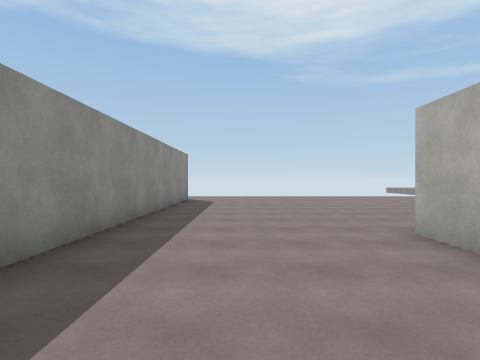
view 1 (above)

22 first-person views from a walk through a scene from a Unity 3-D project. The camera is 1.5 m above the floor, looks level and sees 80° across. The floor is counted in squares, 2 m on a side. Each view is taken from the middle of a square. On the plan, view 1 faces up. The plan holds only what a view shows up to about 10 squares ahead; the rest is blank. The place goes on beyond the plan. The player character is not drawn. Surface patterns are stand-ins for the level's own textures.

view 2
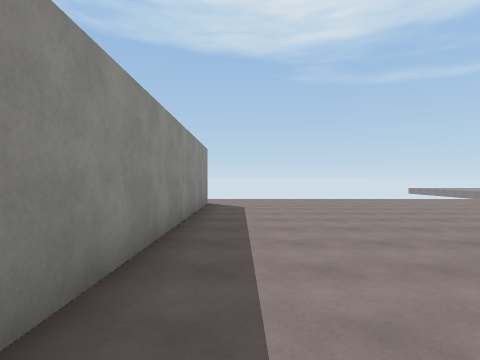

view 3
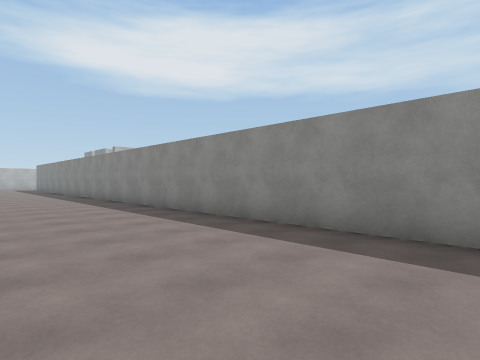

view 4
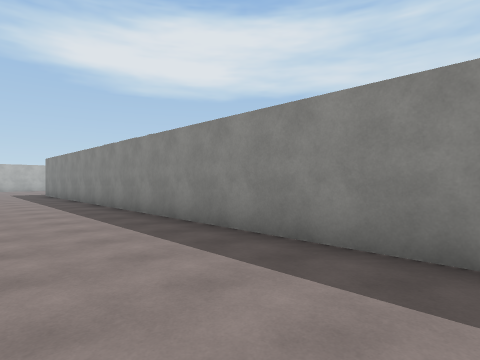

view 5
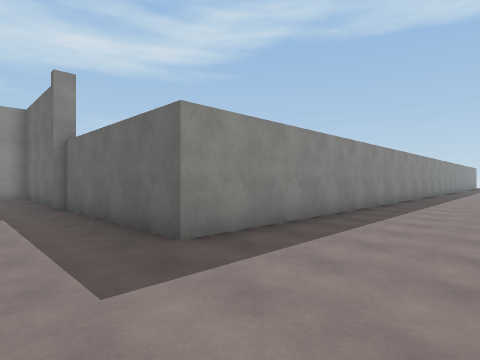

view 6
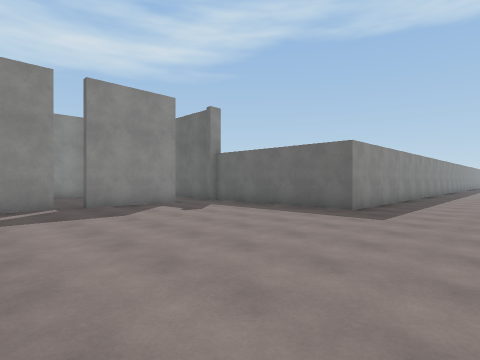

view 7
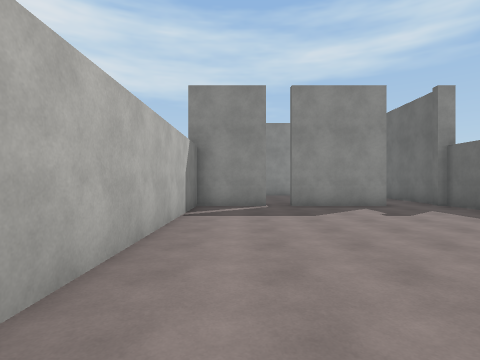

view 8
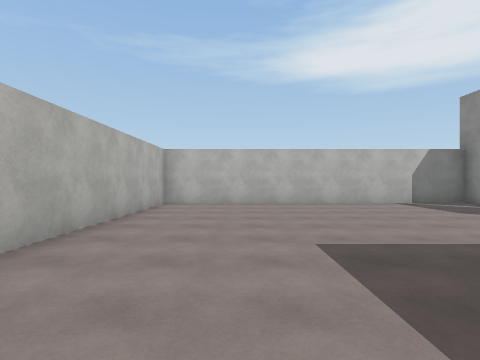

view 9
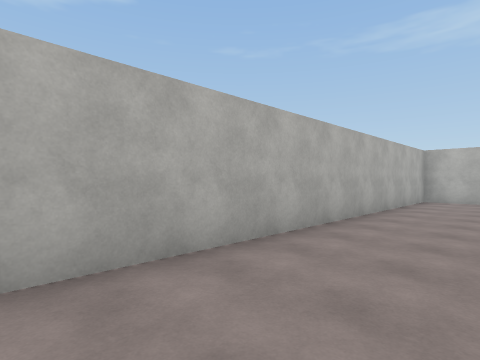

view 10
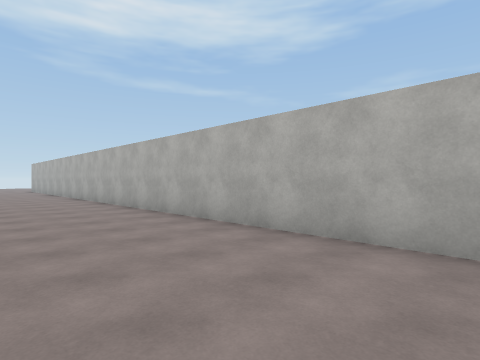

view 11
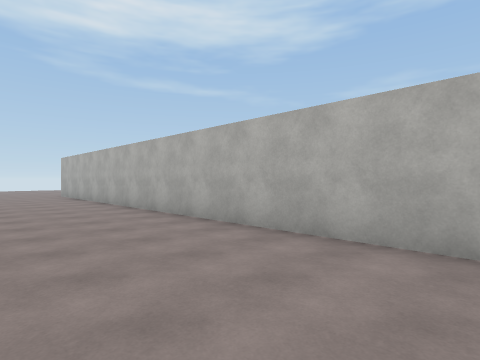

view 12
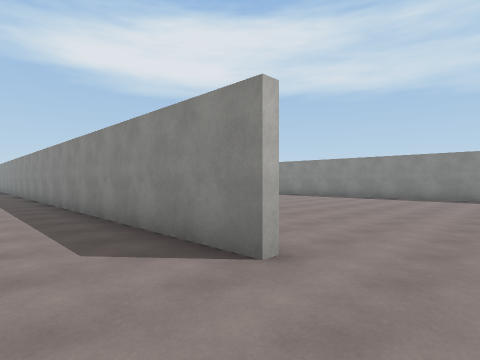

view 13
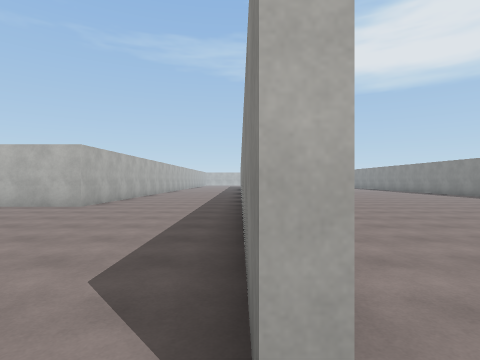

view 14
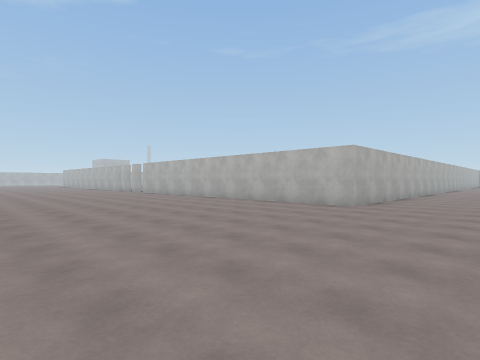

view 15
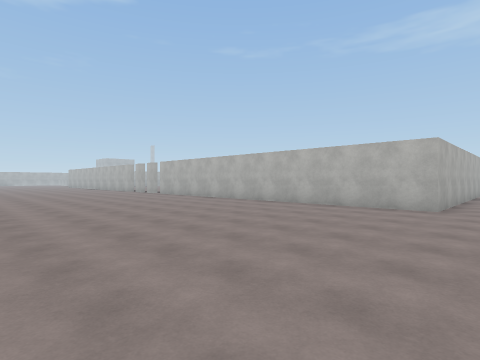

view 16
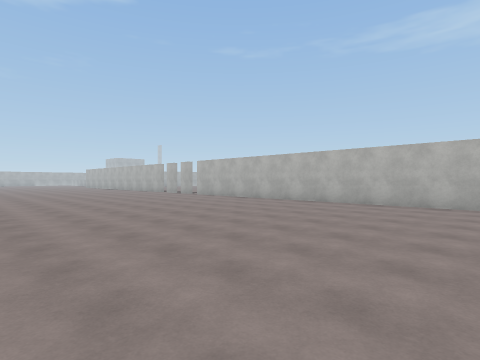

view 17
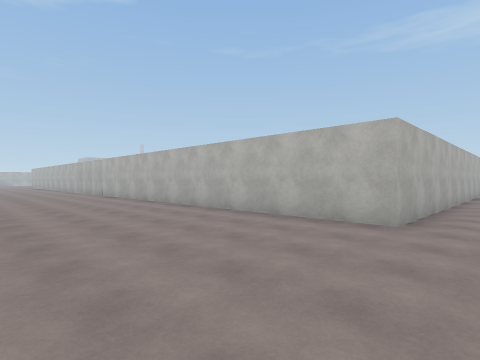

view 18
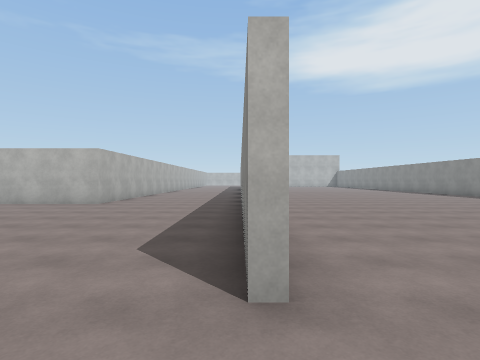

view 19
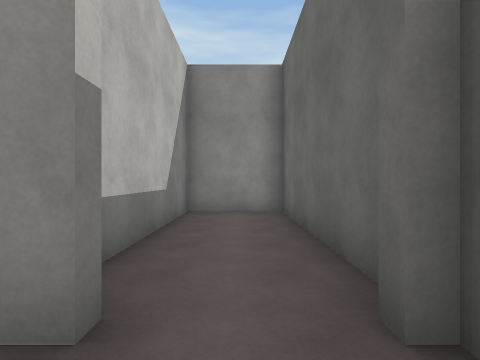

view 20
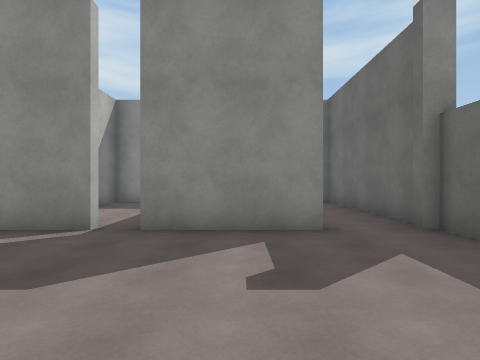

view 21
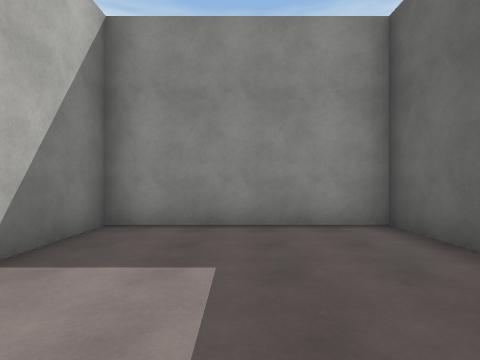

view 22
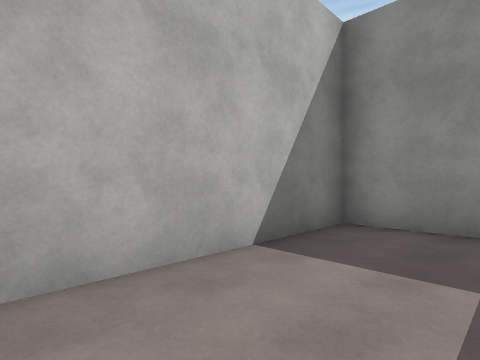

### Floor plan
Key: @ floor where view 1 was taken; # wall or solid block; . floor.
Columns run from 13 left of view 1 to 11 right of it. Each row starts with its distance up from view 1.
 13         ......  ......
 12 #........................
 11  ..........#.............
 10   .........#.............
  9    ........#.............
  8     .......#.............
  7      ......#.............
  6      ......#.............
  5     .......#.............
  4     ...... #...#########
  3    ....... #...#
  2    .....   #...#
  1            #...#
  0            #.@.#
 -1            #...#
 -2            #...#
 -3            #...#
 -4            #...#
 -5            #...#
 -6            #...#
 -7            #...#
 -8            #...#
 -9            #...#
-10            #...#
-11            #...#
-12            #...#
-13            #...#
-14            #...#
-15            #...#
-16            #...#
-17            #...#
-18            #...#
-19 ############...#
-20 #..............#
-21 ######.........##
-22 #....#.........##
-23 #....#.........#
-24 #..............#
-25 #....#.........#
-26 #....#.........#
-27 ################

Positions as (right, up) in squares from view 1, and headings:
1: (0, 0), facing up
2: (-1, 2), facing up
3: (2, 5), facing down-left
4: (1, -3), facing down-left
5: (1, -21), facing up-left
6: (1, -26), facing up-left
7: (1, -25), facing left
8: (0, -17), facing down
9: (0, -15), facing down-right
10: (-1, -18), facing up-right
11: (-1, -11), facing up-right
12: (0, 13), facing down-left
13: (-2, 12), facing down
14: (-1, 12), facing down-right
15: (1, 12), facing down-right
16: (3, 13), facing down-right
17: (1, 9), facing down-right
18: (-2, 13), facing down
19: (-6, -20), facing left
20: (-3, -22), facing left
21: (-8, -24), facing left
22: (-8, -24), facing down-left
